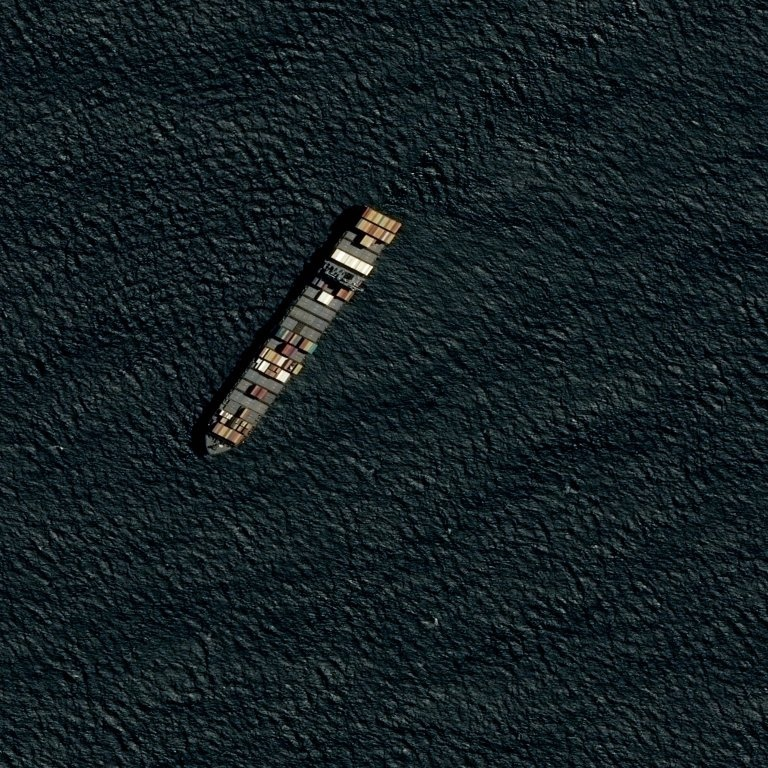
#> input picture 0006c52e8.jpg, 768 x 768 px
$ jupyter execute --allow-errors Actividad3_ManuelNaranjoMartinez_reduce.ipynb   (older library calls are emulated)
#> lines starting #> are read from the running program, lines starting #| are printed output that depends on the picture; after the words box and inside, x2 and y2 are one past the last pixel; in counts of white or black regions, pixels touching at a corner belong together
### my_functions2.py
import numpy as np

# Imágenes de pruebas
from skimage import data, segmentation, color, feature, filters

from skimage.segmentation import felzenszwalb, quickshift, watershed, mark_boundaries
from skimage.measure import regionprops
from skimage.exposure import rescale_intensity

# Watershed con marcadores
from scipy import ndimage as ndi
from skimage.util import img_as_ubyte
from skimage.filters import rank
from skimage.morphology import disk, diamond
from skimage.color import rgb2gray

# Region Adjancency Graphs (RAGs)
from skimage.future import graph

# Para lectura del dataset de imágenes segmentadas
import pandas as pd

import matplotlib.pyplot as plt

# [62 lines left out: function calculate_metrics, not called in this run]

def get_reference_masks(path_dataframe, imageIds):
    """Función para obtener un array de máscaras de referencia de
       las imágenes a analizar

    Args:
        path_dataframe (String): Path del fichero csv que contiene los
                                  datos para cargar en el objeto data frame
                                  de pandas
        imageIds ([String]): Array de nombres de las imágenes a analizar

    Returns:
        [Numpy Arrays]: Array de imágenes de las máscaras de referencia
    """

    df_masks = pd.read_csv(path_dataframe)
    list_masks = []
    for image_name in imageIds:
        image_rgb = plt.imread(image_name)

        df_rows = df_masks.loc[df_masks['ImageId'] == image_name]

        mask_img = np.zeros((image_rgb.shape[0]*image_rgb.shape[1],1), dtype=int)
        l,b=image_rgb.shape[0], image_rgb.shape[1]

        for row in df_rows.iterrows():
            en_pix = row[1]['EncodedPixels']

            rle = list(map(int, en_pix.split(' ')))
            pixel,pixel_count = [],[]
            [pixel.append(rle[i]) if i%2==0 else pixel_count.append(rle[i]) for i in range(0, len(rle))]

            rle_pixels = [list(range(pixel[i],pixel[i]+pixel_count[i])) for i in range(0, len(pixel))]

            rle_mask_pixels = sum(rle_pixels,[])

            mask_img[rle_mask_pixels] = 255

            mask = np.reshape(mask_img, (b,l)).T

        list_masks.append(mask)

    return list_masks


def segm_felzenszwalb(input_image, scale=800, sigma=10,
                      min_size=5, multichannel=True):
    """Función para generar la segmentación mediante la técnica
    de Felzenszwalb.

    Args:
        input_image ([Numpy Array]): Imagen de entrada sobre la que obtener
                                    la segmentación
        scale (int, optional): A mayor, más grandes son los grupos.
                               Defaults to 800.
        sigma (int, optional): Desviación estándar del kernel Gaussiano.
                                Defaults to 10.
        min_size (int, optional): Tamano mínimo de los componentes.
                                  Defaults to 5.
        multichannel (bool, optional): Si el último valor del shape
                                       se interpreta como múltiples canales.
                                       Defaults to True.
    Returns:
        Tuple (output image, labels, number classes): Tupla con la imagen
                                            segmentada, las etiquetas y el número
                                            total de segmentos encontrados.
    """

    segments_felz = felzenszwalb(np.uint8(input_image),
                          scale=scale,
                          sigma=sigma,
                          min_size=min_size,
                          multichannel=multichannel)

    output_image = mark_boundaries(input_image, segments_felz)
    labeled_fz = color.label2rgb(segments_felz, input_image, kind='avg', bg_label=0)

    return (output_image, labeled_fz, len(np.unique(segments_felz)))

# [115 lines left out: functions segm_watershed, segm_quickshift, segm_rag, not called in this run]

### Actividad3_ManuelNaranjoMartinez_reduce.ipynb
# Actividad 3

Ejercicio relativo a la actividad 3 de la asignatura Percepción Computacional

Alumno: Manuel Naranjo Martínez, Grupo: FUNDAE

## Importación de librerías y funciones accesorias

[cell 1]
# Para medir el tiempo de ejecución
import time
# Para mostrar las imágenes
import matplotlib.pyplot as plt
# Para transformar imágenes a escala de grises
# from skimage.color import rgb2gray
# Para uso de la librería numpy de operaciones matriciales
import numpy as np

# Conversión a escala de grises
from skimage.color import rgb2gray

# Para cargar las funciones de implementación propia
# necesarias para realizar el ejercicio
from my_functions2 import segm_felzenszwalb, segm_watershed, \
                          segm_quickshift, segm_rag, \
                          calculate_metrics, get_reference_masks

[cell 2]
def imshow(img):
    """
    Función para mostrar una imagen eliminando los ejes

    Args:
        img (Numpy Array): Imagen a mostrar
    """
    fig, ax = plt.subplots(figsize=(7, 7))
    # El comando que realmente muestra la imagen
    ax.imshow(img, cmap=plt.cm.gray)
    # Para evitar que aparezcan lso números en los ejes
    ax.set_xticks([]), ax.set_yticks([])
    plt.show()

def plot_comparison(img_l, img_r, r_title, l_title):
    """
    Función para mostrar dos imágenes en paralelo para compararlas

    Args:
        img_l (Numpy Array): Imagen de la izq.
        img_r (Numpy Array): Imagen de la derecha

    """
    fig, (ax1, ax2) = plt.subplots(ncols=2, figsize=(5, 5), sharex=True,
                                  sharey=True)

    ax1.imshow(img_l, cmap=plt.cm.gray)
    ax1.set_title(r_title)
    ax1.axis('off')
    ax1.set_adjustable('box')
    ax2.imshow(img_r, cmap=plt.cm.gray)
    ax2.set_title(l_title)
    ax2.axis('off')
    ax2.set_adjustable('box')

    plt.tight_layout()
    plt.show()

# Dominio de la aplicación

El dominio elegido para el ejercicio de segmentación es la obtención de máscaras de los barcos en imágenes satelitales como las del dataset de Airbus del reto de Kaggel [0].

La finalidad es conseguir detectar el barco mediante la obtención del segmento del mismo.

Se mostará la comparativa de la aplicación de cuatro segmentadores sobre tres imágenes de ejemplo, mostrando sus resultados de forma vistual, así como los tiempos de ejecución de cada uno de ellos. También se describirá como la modificación de ciertos parámetros (dependiendo del segmentador) pueden afectar para mejorar/empeorar la segmentación para este caso concreto. Dichos valores serán los asignados en las implementaciones propias de las funciones segmentadores del fichero adjunto.

Cómo punto final, se elegirá uno de ellos y se llevará a cabo su evaluación mediante métricas (accuracy, specificity, sensibility, IoU, ..) para comprobar cómo de bien se lleva a cabo la segmentación. Para esta comprobación será necesario utilizar la máscara de referencia obtenida del dataset original de Kaggel [0].

[cell 3]
# Listado de imágenes a tratar
imgs_ids = ['0006c52e8.jpg', '000155de5.jpg', '0005d01c8.jpg']

# Obtenemos las máscaras de las imágenes a tratar
#> (the rest of this cell did not finish here and is left out)

# Experimentación con Segmentadores

Se procederá a ejecutar el siguiente código para los segmentadores estudiados, con el único cambio de la <funcion_segmentador> correspondiente "segm_felzenszwalb", "segm_watershed", "segm_quickshift" y "segm_rag", cada uno de ellos con los valores de los parámetros de ejecución indicados en su sección de muestra de resultados.

No se replicará el código para evitar incrementar la longitud del documento innecesariamente, mostrando solamente las imágenes resultantes.

```python
fig, axis = plt.subplots(nrows=2, ncols=len(imgs_ids), figsize=(8, 8), sharex=True,
                                  sharey=True)
for i, img in enumerate(imgs_ids):
    start_time = time.time()
    # Aplicación de la segmentación Felzenszwalb para cada una de las imagenes
    # Valores óptimos de scale, sigma y min_size para la solución del ejercicio
    (output_image, labeled_fz, segments_felzenszwalb) = <funcion_segmentador>(plt.imread(img),
                                                                          scale=2000,
                                                                          sigma=1,
                                                                          min_size=100)
    end_time = time.time()

    duration_felzenszwalb = round(end_time-start_time, 2)

    axis[0][i].imshow(output_image)
    axis[0][i].set_title(imgs_ids[i])
    axis[0][i].axis('off')
    axis[0][i].set_adjustable('box')

    axis[1][i].imshow(labeled_fz)
    axis[1][i].set_title("{} s, {} segmentos".format(
                                                duration_felzenszwalb,
                                                segments_felzenszwalb))
    axis[1][i].axis('off')
    axis[1][i].set_adjustable('box')

plt.tight_layout()
plt.show()
```

## Felzenszwalb

* **scale**: A mayor, más grandes son los grupos. Default 800.
    1. Con *scale* bajo, la zona de detección alrededor del objeto se ve incrementado y llega a detectar elementos no deseados en el mar.
    2. Con *scale* alto, se va reduciendo la zon de detección al rededor de los objetos relevantes, llegando a desaparecer si es muy elevado.


* **sigma**: Desviación estándar del kernel Gaussiano. Default 10
    1. Con *sigma* bajo, las formas de los objetos a detectar se ajustan, pero se detecta demasiado ruido en las partes blancas del agua por el oleaje.
    2. Con *sigma* alto, deja de detectar elementos, más allá de un valor 20, las segmentaciones desaparecen en casi todos los casos.


* **min_size**: Size minimo de los componentes. Default 5
    1. Con *min_size* bajo, se reduce el tamaño mínimo necesario de los elementos para ser detectados. Se detectan más elementos
    2. Con *min_size* alto, se detectan menos elementos, se requiere un tamaño mayor del elemento para ser detectado.

Valores utilizados:
* scale=2000,
* sigma=1
* min_size=100

## Watershed

* **gradient_level**: Nivel del gradiente para encontrar regiones continuas. Default 10.
    1. Con *gradient_level* bajo, Incremento considerable en el tiempo de ejecución y detección excesiva de regiones.
    2. Con *gradient_level* alto, Reducción de regiones detectadas llegando a desaparecer por encima de un valor de 20 para el caso del ejercicio.


* **denoised_d_radius**: Radio del elemento morfologico 'diamond' para obtener una imagen más suave. Default 10
    1. Con *denoised_d_radius* bajo, Incremento del tiempo de ejecución, además de generar un elevadísimo número de segmentos.
    2. Con *denoised_d_radius* alto, Reducción de elementos a segmentar, eliminando casi todos los detalles con valores por encima de 20

Valores utilizados:
* Definidos por defecto en la función del fichero adjunto

## Quickshift

* **ratio**: Balance del espacio de color. Default 0.1
    1. Con *ratio* bajo, Reducción del número de secciones detectadas
    2. Con *ratio* alto, Incremento muy elevado del número de regiones detectadas, y del tiempo de ejecución.


* **kernel_size**: Ancho del kernel Gaussiano. A mayor valor, menos clusters. Default 10
    1. Con *kernel_size* bajo, Incremento del tiempo de ejecución y del número de regiones
    2. Con *kernel_size* alto, Incremento enorme del tiempo de ejecución (por encima de 10 el orden de magnitud se convirte en minutos), Reducción del número de regiones.


* **max_dist**: Punto de corte para las distancias de los datos. Más alto significa menos clusters. Default 25
    1. Con *max_dist* bajo, Incremento enorme del tiempo de ejecución (por debajo de 10 el orden de magnitud se convirte en minutos). Incremento del número de regiones.
    2. Con *max_dist* alto, Reducción del número de regiones.


Valores utilizados:

* Definidos por defecto en la función del fichero adjunto

## RAG

* **compactness**: Equilibra proximidad de color y espacio. Default 10
    1. Con *compactness* bajo, Desaparecen casi todos los segmentos con un valor de 1
    2. Con *compactness* alto, Encuentra más segmentos


* **n_segments**: El número aproximado de etiquetas en la imagen de salida. Default 275
    1. Con *n_segments* bajo, Pueden llegar a desaparecen las regiones y no encontrar ninguna.
    2. Con *n_segments* alto, Incrementa el número de etiquetas que se asignan a las regiones detectadas.


* **sigma**: Anchura del núcleo de suavizado Gaussiano. Default 1
    1. Con *sigma* bajo, se reduce el número de segmentos encontrados, pudiendo llegar a desaparecen en varios casos.
    2. Con *sigma* alto, Se incrementa el número de segmentos encontrados.

Valores utilizados:

* Definidos por defecto en la función del fichero adjunto

# Evaluación del segmentador

Una vez visto los resultados comparativos de los 4 procesos segmentadores "Felzenszwalb", "Watershed", "QuickShift" y "RAG", por calidad de resultados visuales y tiempo de ejecución en cada caso, se ha decidido utilizar como solución **Felzenszwalb** con los valores de scale=2000, sigma=1 y min_size=100.

[cell 4]
# Lista de resultados para las imágenes de prueba
results = []
# Cálculo de segmentación
for i, img in enumerate(imgs_ids):
    (output_image, labeled_fz, segments_felzenszwalb) = segm_felzenszwalb(plt.imread(img), scale=2000,
                                                                                           sigma=1,
                                                                                           min_size=100)
#> in segm_felzenszwalb, `segments_felz = felzenszwalb(np.uint8(input_image), scale=scale, sigma..`:
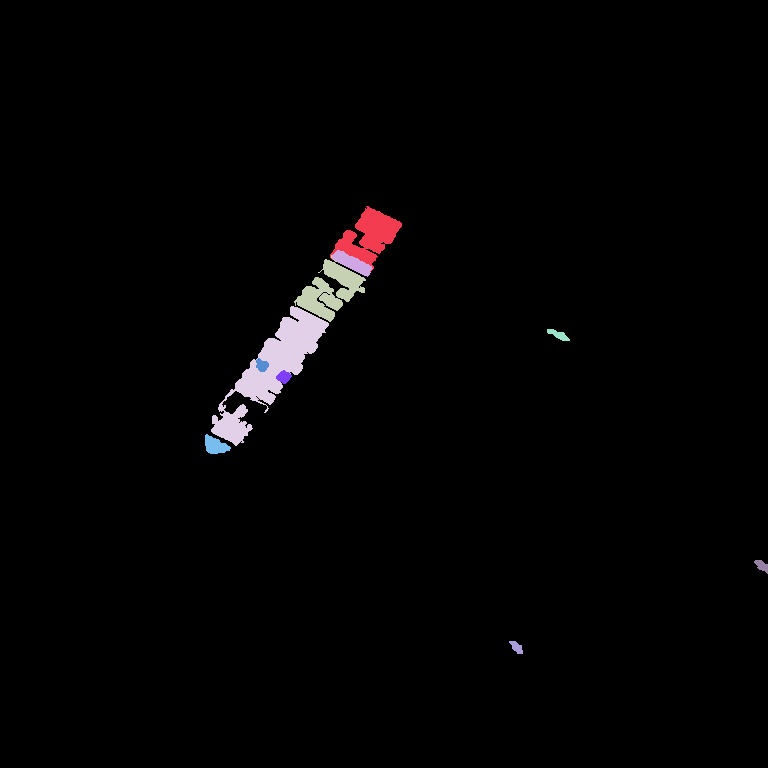
#> segments_felz: shape (768, 768) int64; 11 distinct labels, from 0 to 10; one colour per label, 0 black
#> in segm_felzenszwalb, input_image is the input picture: shape (768, 768, 3); mean R, G, B 21.4, 31.4, 34.9
#> segments_felzenszwalb = 11
    results.append(labeled_fz)
#> pass 2 of the loop `for i, img in enumerate(imgs_ids):`:
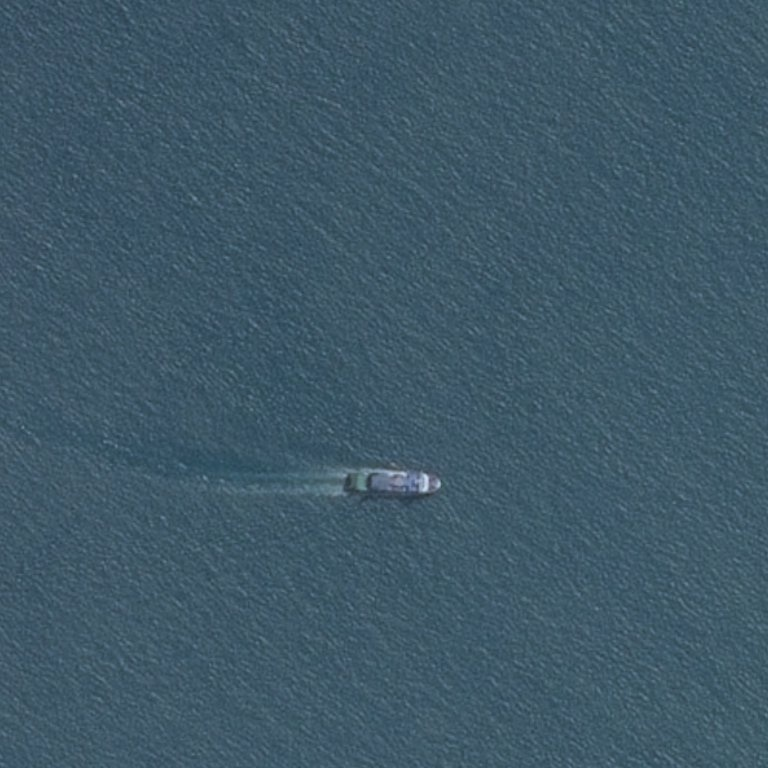
#> input picture 000155de5.jpg, 768 x 768 px
#> in segm_felzenszwalb (call 2), `segments_felz = felzenszwalb(np.uint8(input_image), scale=scale, sigma..`:
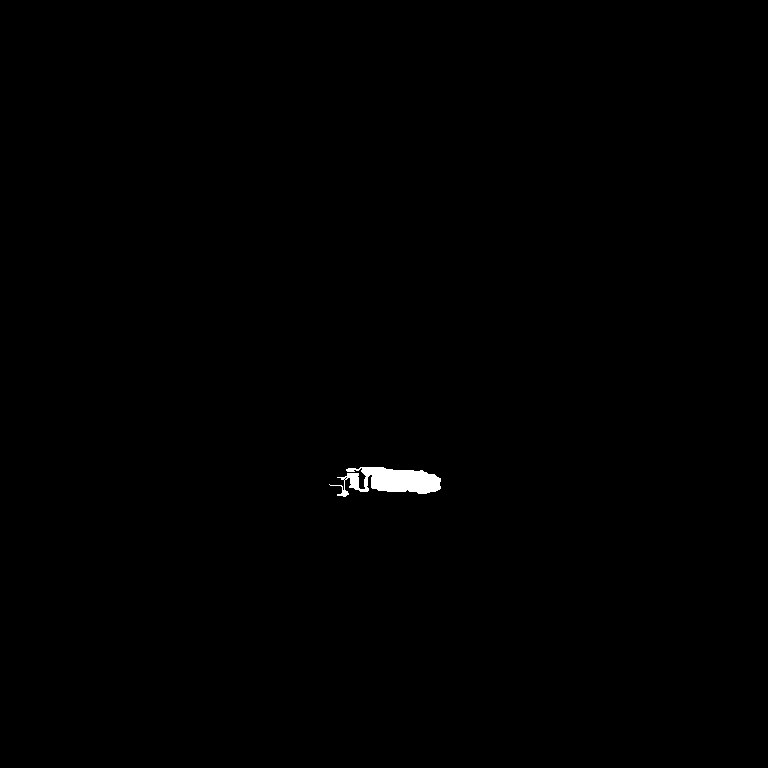
#> segments_felz: shape (768, 768) int64; values 0 (black) and 1 (white), 0.33% white; 1 white region, box (x1, y1, x2, y2) and area: (329, 467, 441, 497) 1933
#> in segm_felzenszwalb, input_image is the input picture: shape (768, 768, 3); mean R, G, B 62.5, 88.7, 103.6
#> segments_felzenszwalb = 2
#> pass 3 of the loop `for i, img in enumerate(imgs_ids):`:
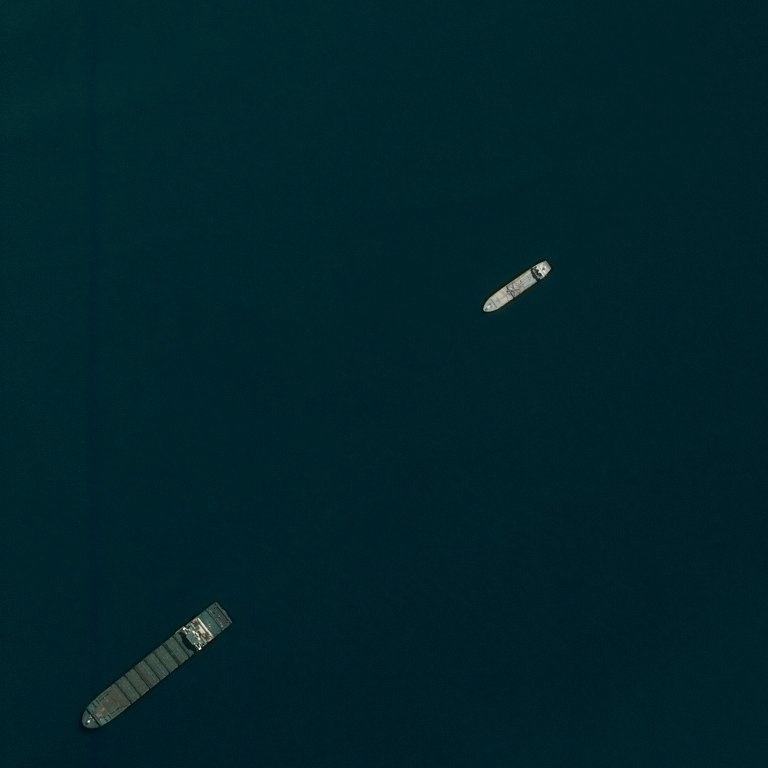
#> input picture 0005d01c8.jpg, 768 x 768 px
#> in segm_felzenszwalb (call 3), `segments_felz = felzenszwalb(np.uint8(input_image), scale=scale, sigma..`:
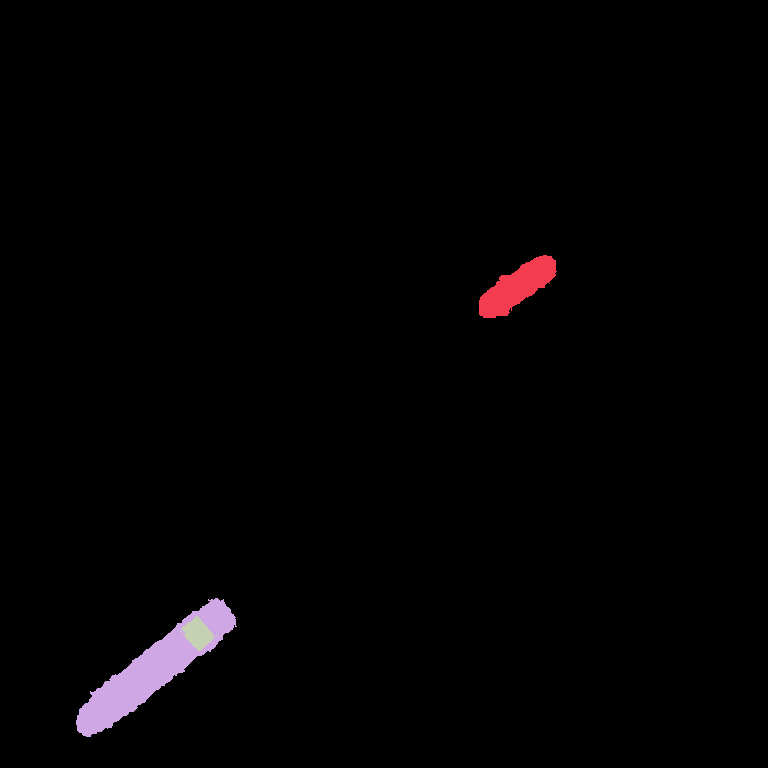
#> segments_felz: shape (768, 768) int64; 4 distinct labels, from 0 to 3; one colour per label, 0 black
#> in segm_felzenszwalb, input_image is the input picture: shape (768, 768, 3); mean R, G, B 1.7, 35.4, 42.3
#> segments_felzenszwalb = 4


# Obtención de métricas
#> (the rest of this cell did not finish here and is left out)
